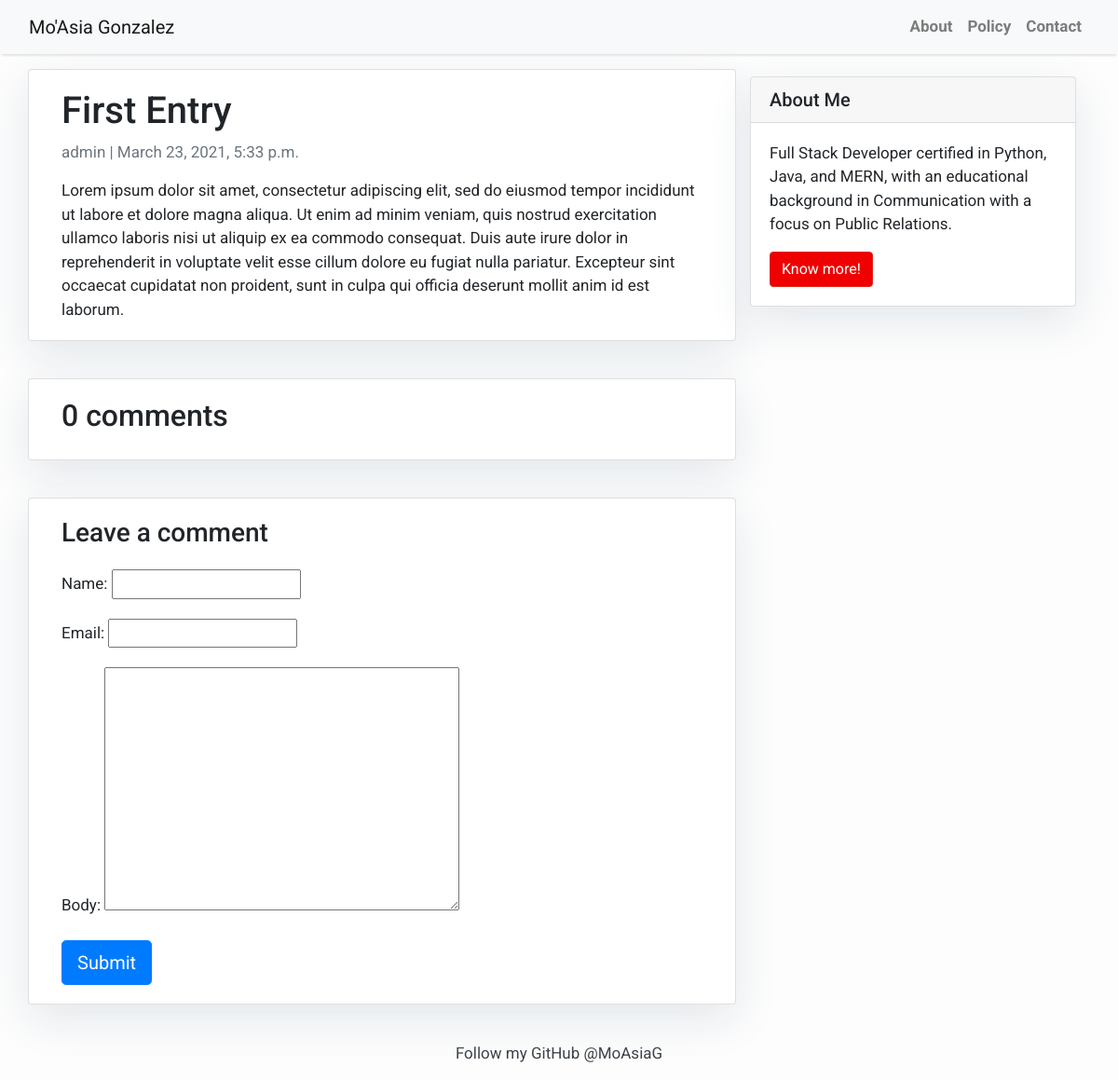
Page /1entry/ on the committed database.
### blog/models.py (models this page shows, shortened)
class Post(models.Model):
    title = models.CharField(max_length=200, unique=True)
    slug = models.SlugField(max_length=200, unique=True)
    author = models.ForeignKey(
        User, on_delete=models.CASCADE, related_name='blog_posts')
    updated_on = models.DateTimeField(auto_now=True)
    content = models.TextField()
    created_on = models.DateTimeField(auto_now_add=True)
    status = models.IntegerField(choices=STATUS, default=0)
    class Meta:
        ordering = ['-created_on']

### blog/views.py (the view)
# urls.py: path('<slug:slug>/', views.post_detail, name='post_detail'),
def post_detail(request, slug):
    template_name = 'post_detail.html'
    post = get_object_or_404(Post, slug=slug)
    comments = post.comments.filter(active=True)
    new_comment = None
    if request.method == 'POST':
        comment_form = CommentForm(data=request.POST)
        if comment_form.is_valid():
            new_comment = comment_form.save(commit=False)
            new_comment.post = post
            new_comment.save()
    else:
        comment_form = CommentForm()
    return render(
        request, template_name,
        {'post': post,
        'comments': comments,
        'new_comment': new_comment,
        'comment_form': comment_form
        },
    )

### blog/forms.py
class CommentForm(forms.ModelForm):
    class Meta:
        model = Comment
        fields = ('name', 'email', 'body')

### templates/post_detail.html (shortened to what this page needs)
{% extends 'base.html' %} {% block content %}
{% load crispy_forms_tags %}
<div class="container">
    <div class="row">
        <div class="col-md-8 card mb-4  mt-3 left  top">
            <div class="card-body">
                <h1>{% block title %} {{ post.title }} {% endblock title %}</h1>
                <p class=" text-muted">{{ post.author }} | {{ post.created_on }}</p>
                <p class="card-text ">{{ post.content | safe }}</p>
            </div>
        </div>
        {% block sidebar %} {% include 'sidebar.html' %} {% endblock sidebar %}
        <div class="col-md-8 card mb-4  mt-3 ">
            <div class="card-body">
                <h2>{{ post.comments.count }} comments</h2>
            </div>
        </div>
        <div class="col-md-8 card mb-4  mt-3 ">
            <div class="card-body">
                {% if new_comment %}
                <div class="alert alert-success" role="alert">
                    Your comment is awaiting moderation
                </div>
                {% else %}
                <h3>Leave a comment</h3>
                <form method="post" style="margin-top: 1.3em;">
                    {{ comment_form.as_p }}
                    <button type="submit" class="btn btn-primary  btn-lg">Submit</button>
                </form>
                {% endif %}
            </div>
        </div>
    </div>
</div>
{% endblock content %}

### templates/base.html (style rules this page uses)
body { font-family: "Roboto", sans-serif; font-size: 17px; background-color: #fdfdfd; }

### templates/sidebar.html (style rules this page uses)
.card { box-shadow: 0 16px 48px #E3E7EB; }

### rows in the picture
Post: title "First Entry", author "admin", created_on "March 23, 2021, 5:33 p.m.", content "Lorem ipsum dolor sit amet, consectetur adipiscing elit, sed do eiusmod tempor incididunt ut labore et dolore magna aliqua. Ut enim ad minim veniam, quis nostrud exercitation ullamco laboris nisi ut aliquip ex ea commodo consequat. Duis aute irure dolor in reprehenderit in voluptate velit esse cillum dolore eu fugiat nulla pariatur. Excepteur sint occaecat cupidatat non proident, sunt in culpa qui officia deserunt mollit anim id est laborum.", comments.count "0"
